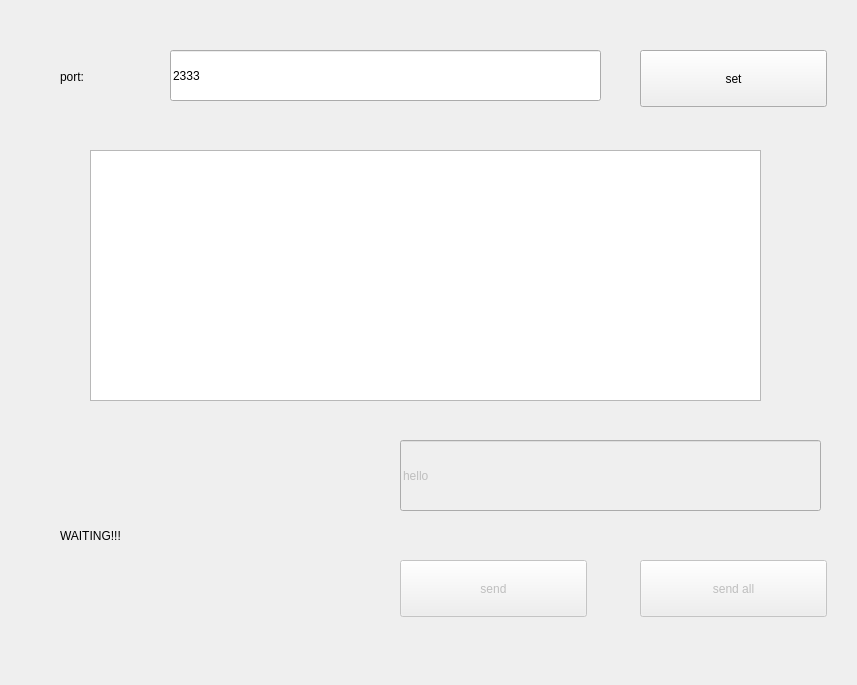
<?xml version="1.0" encoding="UTF-8"?>
<ui version="4.0">
 <class>Server</class>
 <widget class="QDialog" name="Server">
  <property name="geometry">
   <rect>
    <x>0</x>
    <y>0</y>
    <width>857</width>
    <height>685</height>
   </rect>
  </property>
  <property name="windowTitle">
   <string>Server</string>
  </property>
  <widget class="QLabel" name="label">
   <property name="geometry">
    <rect>
     <x>60</x>
     <y>440</y>
     <width>341</width>
     <height>191</height>
    </rect>
   </property>
   <property name="text">
    <string>WAITING!!!</string>
   </property>
  </widget>
  <widget class="QLineEdit" name="lineEdit">
   <property name="enabled">
    <bool>false</bool>
   </property>
   <property name="geometry">
    <rect>
     <x>400</x>
     <y>440</y>
     <width>421</width>
     <height>71</height>
    </rect>
   </property>
   <property name="text">
    <string>hello</string>
   </property>
  </widget>
  <widget class="QPushButton" name="pushButton">
   <property name="enabled">
    <bool>false</bool>
   </property>
   <property name="geometry">
    <rect>
     <x>400</x>
     <y>560</y>
     <width>187</width>
     <height>57</height>
    </rect>
   </property>
   <property name="text">
    <string>send</string>
   </property>
  </widget>
  <widget class="QLabel" name="label_3">
   <property name="geometry">
    <rect>
     <x>60</x>
     <y>60</y>
     <width>116</width>
     <height>34</height>
    </rect>
   </property>
   <property name="text">
    <string>port:</string>
   </property>
  </widget>
  <widget class="QLineEdit" name="PortLineEdit">
   <property name="geometry">
    <rect>
     <x>170</x>
     <y>50</y>
     <width>431</width>
     <height>51</height>
    </rect>
   </property>
   <property name="text">
    <string>2333</string>
   </property>
  </widget>
  <widget class="QPushButton" name="setButton">
   <property name="geometry">
    <rect>
     <x>640</x>
     <y>50</y>
     <width>187</width>
     <height>57</height>
    </rect>
   </property>
   <property name="text">
    <string>set</string>
   </property>
  </widget>
  <widget class="QListWidget" name="listWidget">
   <property name="geometry">
    <rect>
     <x>90</x>
     <y>150</y>
     <width>671</width>
     <height>251</height>
    </rect>
   </property>
  </widget>
  <widget class="QPushButton" name="send_all_pushButton">
   <property name="enabled">
    <bool>false</bool>
   </property>
   <property name="geometry">
    <rect>
     <x>640</x>
     <y>560</y>
     <width>187</width>
     <height>57</height>
    </rect>
   </property>
   <property name="text">
    <string>send all</string>
   </property>
  </widget>
 </widget>
 <layoutdefault spacing="6" margin="11"/>
 <resources/>
 <connections/>
</ui>
